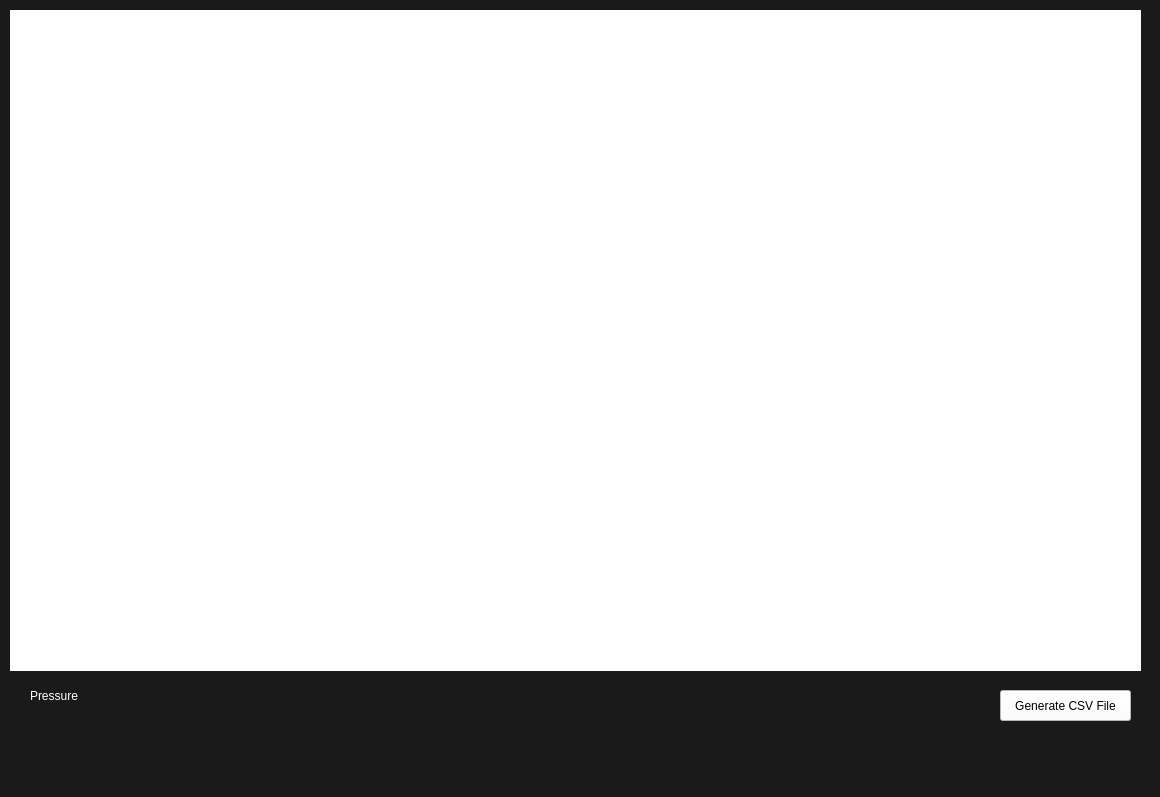
<?xml version="1.0" encoding="UTF-8"?>
<ui version="4.0">
 <class>MainWindow</class>
 <widget class="QMainWindow" name="MainWindow">
  <property name="geometry">
   <rect>
    <x>0</x>
    <y>0</y>
    <width>1160</width>
    <height>797</height>
   </rect>
  </property>
  <property name="windowTitle">
   <string>MainWindow</string>
  </property>
  <property name="styleSheet">
   <string notr="true">background-color: rgb(26, 26, 26);</string>
  </property>
  <widget class="QWidget" name="centralwidget">
   <widget class="QLabel" name="label">
    <property name="geometry">
     <rect>
      <x>30</x>
      <y>680</y>
      <width>141</width>
      <height>31</height>
     </rect>
    </property>
    <property name="styleSheet">
     <string notr="true">font: 75 16pt &quot;MS Shell Dlg 2&quot;;
color: rgb(255, 255, 255);</string>
    </property>
    <property name="text">
     <string>Pressure</string>
    </property>
   </widget>
   <widget class="PlotWidget" name="plot" native="true">
    <property name="geometry">
     <rect>
      <x>10</x>
      <y>10</y>
      <width>1131</width>
      <height>661</height>
     </rect>
    </property>
    <property name="styleSheet">
     <string notr="true">background-color: rgb(255, 255, 255);
color: rgb(0, 0, 0);</string>
    </property>
   </widget>
   <widget class="QLabel" name="label_11">
    <property name="geometry">
     <rect>
      <x>1420</x>
      <y>750</y>
      <width>111</width>
      <height>31</height>
     </rect>
    </property>
    <property name="styleSheet">
     <string notr="true">color: rgb(162, 162, 162);
font: 75 12pt &quot;MS Shell Dlg 2&quot;;</string>
    </property>
    <property name="text">
     <string>DEW POINT</string>
    </property>
   </widget>
   <widget class="QLabel" name="dp">
    <property name="geometry">
     <rect>
      <x>1610</x>
      <y>750</y>
      <width>111</width>
      <height>31</height>
     </rect>
    </property>
    <property name="styleSheet">
     <string notr="true">color: rgb(162, 162, 162);
font: 75 12pt &quot;MS Shell Dlg 2&quot;;</string>
    </property>
    <property name="text">
     <string>0.0</string>
    </property>
   </widget>
   <widget class="QPushButton" name="pushButton">
    <property name="geometry">
     <rect>
      <x>1000</x>
      <y>690</y>
      <width>131</width>
      <height>31</height>
     </rect>
    </property>
    <property name="styleSheet">
     <string notr="true">background-color: rgb(255, 255, 255);</string>
    </property>
    <property name="text">
     <string>Generate CSV File</string>
    </property>
   </widget>
  </widget>
  <widget class="QMenuBar" name="menubar">
   <property name="geometry">
    <rect>
     <x>0</x>
     <y>0</y>
     <width>1160</width>
     <height>26</height>
    </rect>
   </property>
  </widget>
  <widget class="QStatusBar" name="statusbar"/>
 </widget>
 <customwidgets>
  <customwidget>
   <class>PlotWidget</class>
   <extends>QWidget</extends>
   <header>pyqtgraph</header>
   <container>1</container>
  </customwidget>
 </customwidgets>
 <resources/>
 <connections/>
</ui>
